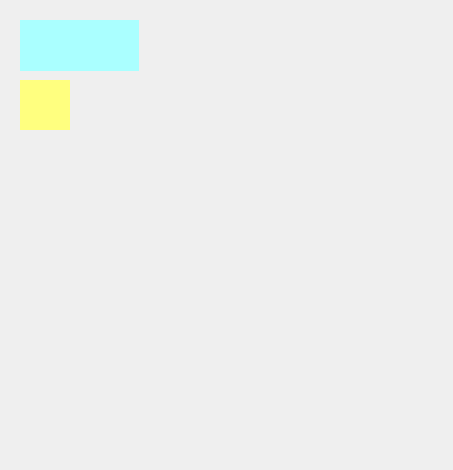
<?xml version="1.0" encoding="UTF-8"?>
<ui version="4.0">
 <class>MainWindow</class>
 <widget class="QMainWindow" name="MainWindow">
  <property name="geometry">
   <rect>
    <x>0</x>
    <y>0</y>
    <width>453</width>
    <height>470</height>
   </rect>
  </property>
  <property name="windowTitle">
   <string>MainWindow</string>
  </property>
  <widget class="QWidget" name="centralwidget">
   <property name="maximumSize">
    <size>
     <width>254</width>
     <height>197</height>
    </size>
   </property>
   <widget class="MySwitch" name="widget" native="true">
    <property name="geometry">
     <rect>
      <x>20</x>
      <y>20</y>
      <width>119</width>
      <height>51</height>
     </rect>
    </property>
    <property name="sizePolicy">
     <sizepolicy hsizetype="Expanding" vsizetype="Expanding">
      <horstretch>0</horstretch>
      <verstretch>0</verstretch>
     </sizepolicy>
    </property>
    <property name="styleSheet">
     <string notr="true">background-color: rgb(170, 255, 255);</string>
    </property>
   </widget>
   <widget class="MyStar" name="star" native="true">
    <property name="geometry">
     <rect>
      <x>20</x>
      <y>80</y>
      <width>50</width>
      <height>50</height>
     </rect>
    </property>
    <property name="styleSheet">
     <string notr="true">background-color: rgb(255, 255, 127);
border-color: rgb(0, 0, 0);</string>
    </property>
   </widget>
  </widget>
 </widget>
 <customwidgets>
  <customwidget>
   <class>MySwitch</class>
   <extends>QWidget</extends>
   <header>myswitch.hpp</header>
   <container>1</container>
  </customwidget>
  <customwidget>
   <class>MyStar</class>
   <extends>QWidget</extends>
   <header>mystar.hpp</header>
   <container>1</container>
  </customwidget>
 </customwidgets>
 <resources/>
 <connections/>
</ui>
